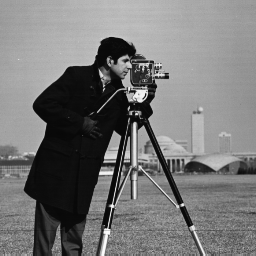
%> input picture clases/Cap05_Mejoramiento/Notebook/cameraman.png, 256 x 256 px, given in place of cameraman.tif, which was not available
$ octave TRAT04_CompressionFila.m   (GNU Octave 9; MATLAB toolbox functions it lacks are replaced by stand-ins)
%> lines starting %> are read from the running program, lines starting %| are printed output that depends on the picture; long printed decimals are rounded; pictures that were not available may be replaced by others from this repository, and a replacement may not be noted
% José Ramón Iglesias Gamarra 2020-2
close all

I = imread('cameraman.tif');
%> I is the input picture: size 256x256 uint8; min 7, max 253, mean 118.7

f = double(I(100,:))';
%> f = 256 values, max 234 at index 135, min 8 at index 102, mean 106.9

n = length(f);
%> n = 256

plot(f)
hold on

F = fft(f);

Fa = abs(F);
%> Fa = 256 values, max 27362 at index 1, min 20.08 at index 107, mean 640.6

s = sum(Fa);
%> s = 163992.7

ener  = 0.95;

sm = ener*s;
%> sm = 155793.1

[ii,jj] = sort(Fa,'descend');
%> ii = 256 values, max 27362 at index 1, min 20.08 at index 255, mean 640.6; jj = 256 values, max 256 at index 3, min 1 at index 1, mean 128.5
figure(2)
plot(ii)
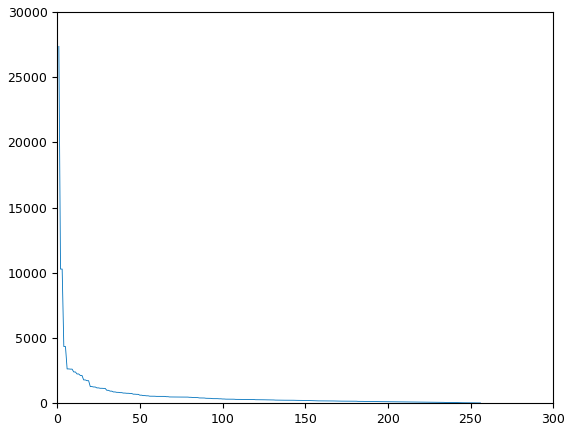
%> figure redrawn from the program's plot data; curve peaks at x = 1, y = 27362

x = 0;

i = 0;

G = zeros(n,1);

t = 0;
while x < sm
    i = i+1;
    G(jj(i)) = F(jj(i));
    x = x + ii(i);
    t = t+1;
end
%> this loop made 169 passes
%> x on passes 1 to 3: 27362, 37648.3, 47934.7
%> after the loop, i = 169; t = 169; x = 155802.4

g = real(ifft(G));
%> g = 256 values, max 236 at index 141, min 0.619 at index 127, mean 106.9
e = abs(f-g);
%> e = 256 values, max 14.18 at index 120, min 0.00193 at index 189, mean 2.83
figure(1)
plot(g,'r')
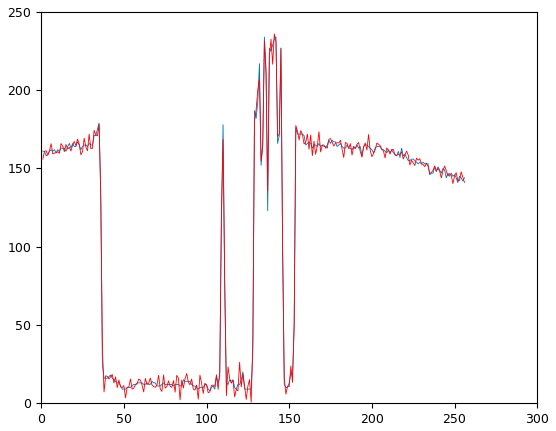
%> figure redrawn from the program's plot data; curve peaks at x = 135, y = 234; curve peaks at x = 141, y = 236

fprintf('     energy: %f\ncompression: %f\n      error: %f\n',ener,t/n,mean(e))
%|      energy: 0.95
%| compression: 0.6602
%|       error: 2.831

$ run again, with clases/Cap05_Mejoramiento/Notebook/Fishbones.bmp saved as clases/Cap05_Mejoramiento/Notebook/cameraman.png
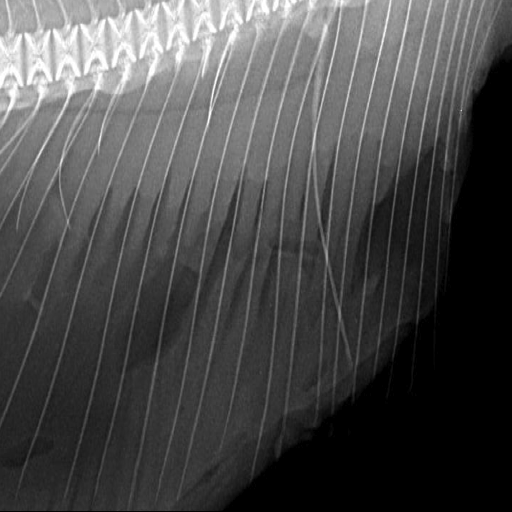
%> input picture clases/Cap05_Mejoramiento/Notebook/Fishbones.bmp, 512 x 512 px, given in place of cameraman.tif, which was not available
%> I is the input picture: size 512x512 uint8; min 0, max 255, mean 74.6
%> f = 512 values, max 253 at index 13, min 0 at index 478, mean 122.9
%> Fa = 512 values, max 62932 at index 1, min 20.96 at index 169, mean 634.7
%> s = 324954.9
%> sm = 308707.1
%> ii = 512 values, max 62932 at index 1, min 20.96 at index 511, mean 634.7; jj = 512 values, max 512 at index 3, min 1 at index 1, mean 256.5
%> `plot(ii)`:
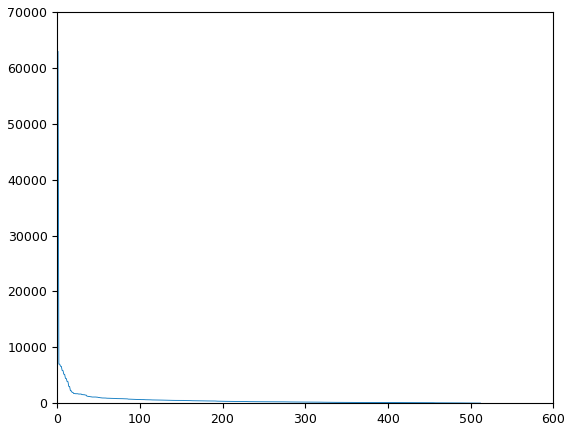
%> figure redrawn from the program's plot data; curve peaks at x = 1, y = 62932
%> the loop `while x < sm` made 339 passes
%> x on passes 1 to 3: 62932, 69929.3, 76926.7
%> after the loop `while x < sm`: i = 339; x = 308802.5
%> g = 512 values, max 253.4 at index 13, min -11.71 at index 511, mean 122.9
%> e = 512 values, max 17.55 at index 512, min 0.000862 at index 231, mean 1.86
%> `plot(g,'r')`:
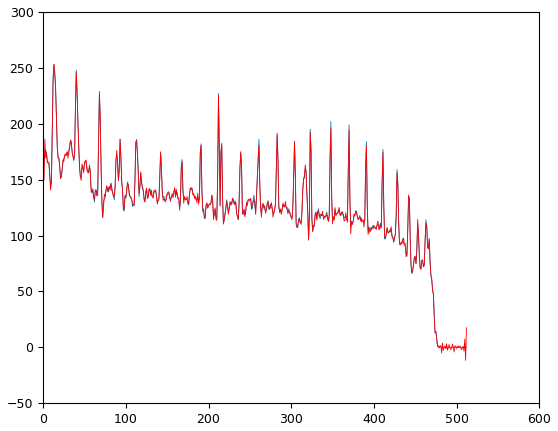
%> figure redrawn from the program's plot data; curve peaks at x = 13, y = 253; curve peaks at x = 13, y = 253.4
%|      energy: 0.95
%| compression: 0.6621
%|       error: 1.861
